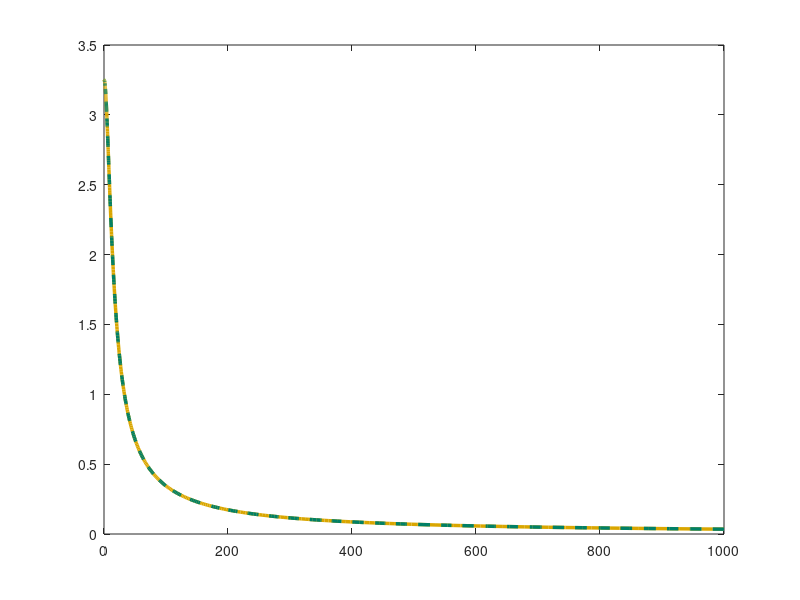

Write the MATLAB code that produced this figure. (Note: this script raises an error after producing the figure.)
K = 3.254; T = 0.094;
sys = tf(K, [T 1]);
w = logspace(-1, 3, 500);
A_theory = K ./ sqrt(1 + (w*T).^2);

[mag, phase] = bode(sys, w);
mag = squeeze(mag);

figure('Position', [100 100 900 400], 'Color','white');
plot(w, A_theory,  'Color', [0.85, 0.65, 0], 'LineStyle', '-', 'LineWidth', 2.5);
hold on;
plot(w, mag, 'Color', [0, 0.5, 0.4], 'LineStyle', '--', 'LineWidth', 2.5);

ax = gca; ax.LineWidth = 1.5; ax.FontSize = 13;
ax.XColor = [0.3 0.3 0.3]; ax.YColor = [0.3 0.3 0.3];
ax.GridColor = [0.9 0.9 0.9]; ax.GridAlpha = 0.4;
ax.MinorGridColor = [0.95 0.95 0.95]; ax.MinorGridAlpha = 0.2;
grid on; grid minor; box on; ylim([-0.1, 3.5]);

xlabel('\omega'); ylabel('A(\omega)');
legend('A_{theor}', 'A_{sys}', 'Location','northeast','FontSize',15);
set(findall(gcf, '-property', 'FontName'), 'FontName', 'DejaVu Math TeX Gyre');
exportgraphics(gcf, '../../../images/task1/freq/ach1.png', 'Resolution', 500);
